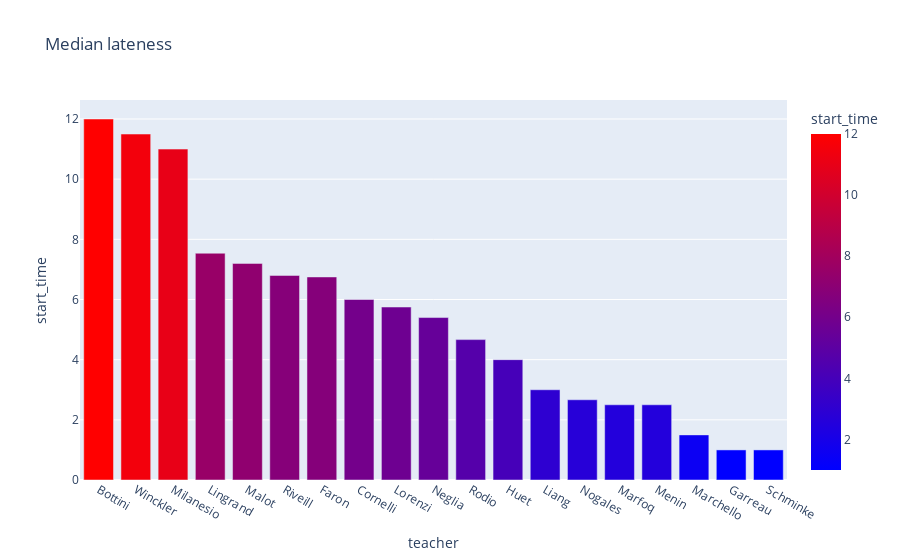

Source (notebook cell):
### Code cell
median_late = (
    data.groupby("teacher").median().sort_values("start_time", ascending=False)
)
px.bar(
    av_late,
    y="start_time",
    color="start_time",
    color_continuous_scale="Bluered",
    barmode="group",
    title="Median lateness",
)

### Figure 1 — Plotly figure (JSON) as saved in the notebook; plotly's stock layout.template omitted (floating-point values rounded to 4 significant figures)
{"data": [{"alignmentgroup": "True", "hovertemplate": "teacher=%{x}<br>start_time=%{marker.color}<extra></extra>", "legendgroup": "", "marker": {"color": [12, 11.5, 11, 7.538, 7.2, 6.8, 6.75, 6, 5.75, 5.4, 4.667, 4, 3, 2.667, 2.5, 2.5, 1.5, 1, 1], "coloraxis": "coloraxis", "pattern": {"shape": ""}}, "name": "", "offsetgroup": "", "orientation": "v", "showlegend": false, "textposition": "auto", "type": "bar", "x": ["Bottini", "Winckler", "Milanesio", "Lingrand", "Malot", "Riveill", "Faron", "Cornelli", "Lorenzi", "Neglia", "Rodio", "Huet", "Liang", "Nogales", "Marfoq", "Menin", "Marchello", "Garreau", "Schminke"], "xaxis": "x", "y": [12, 11.5, 11, 7.538, 7.2, 6.8, 6.75, 6, 5.75, 5.4, 4.667, 4, 3, 2.667, 2.5, 2.5, 1.5, 1, 1], "yaxis": "y"}], "layout": {"barmode": "group", "coloraxis": {"colorbar": {"title": {"text": "start_time"}}, "colorscale": [[0, "rgb(0,0,255)"], [1, "rgb(255,0,0)"]]}, "legend": {"tracegroupgap": 0}, "title": {"text": "Median lateness"}, "xaxis": {"anchor": "y", "domain": [0, 1], "title": {"text": "teacher"}}, "yaxis": {"anchor": "x", "domain": [0, 1], "title": {"text": "start_time"}}}}
